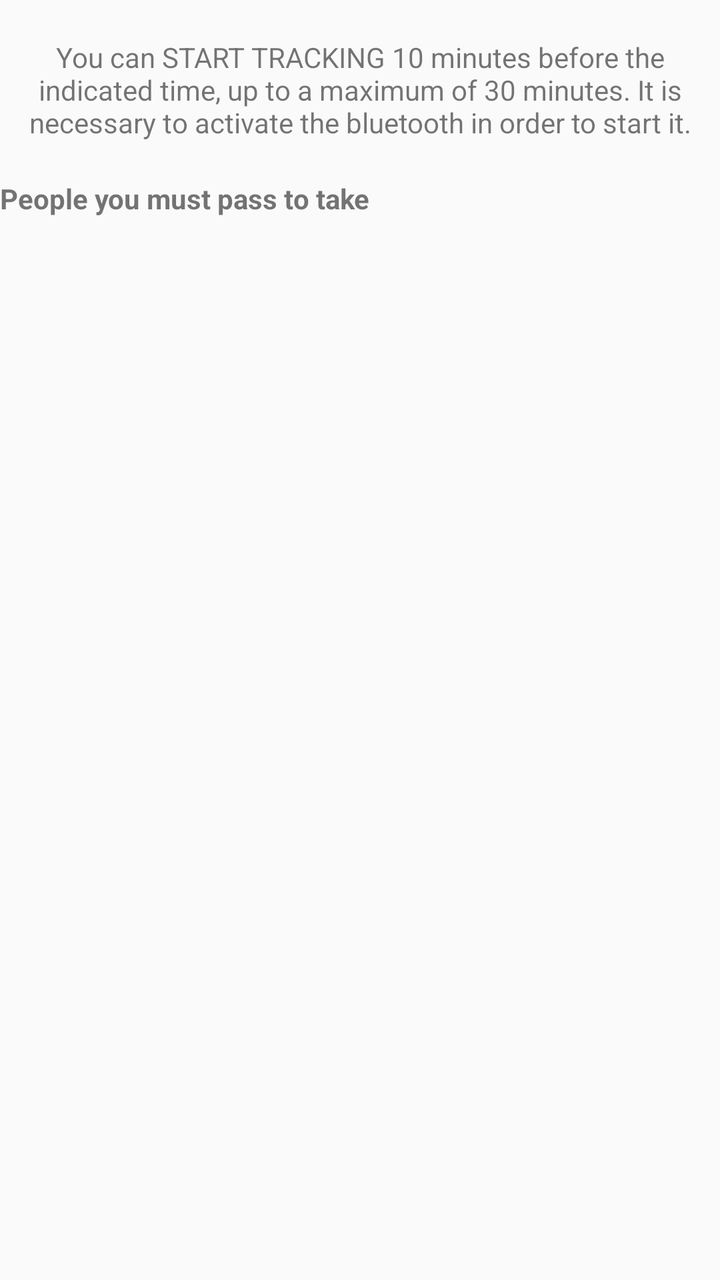
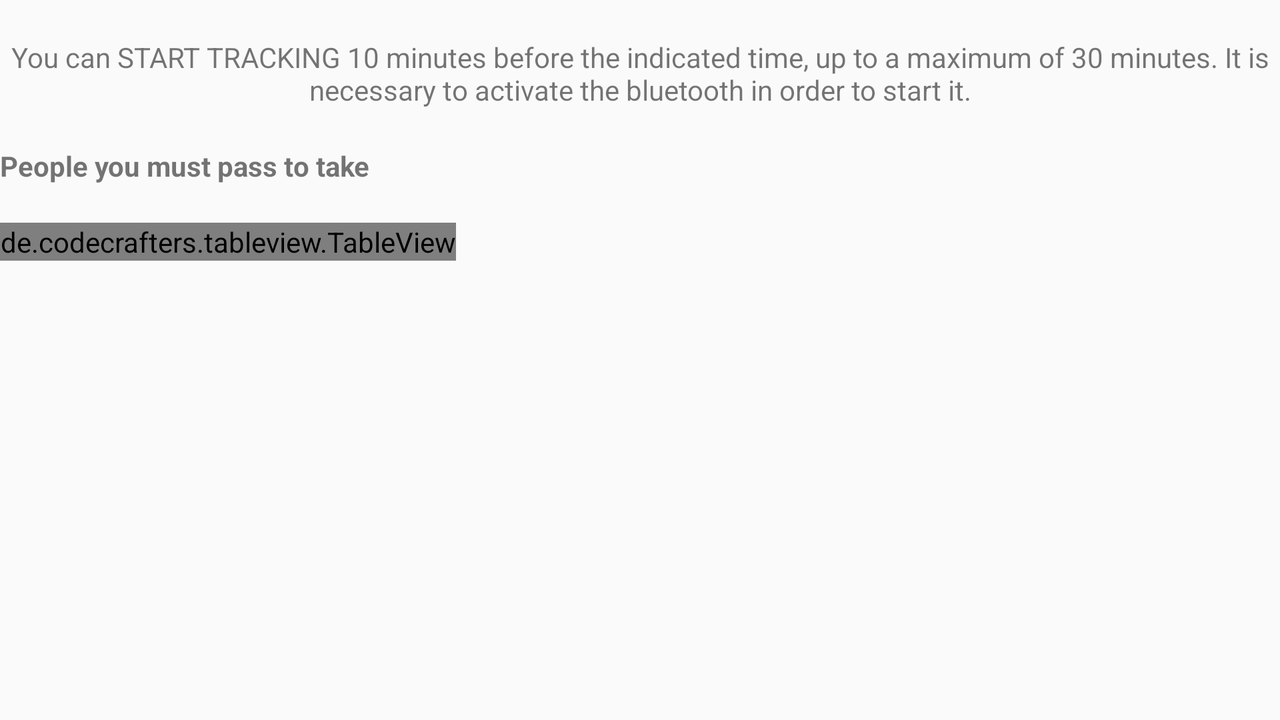

An Android layout and its configuration variant, each rendered on a device that would load it. The default file and the variant file are quoted in full after the pictures.
<!-- AndroidManifest.xml: application theme AppTheme -->
<!-- res/layout/fragment_tracking.xml -->
<?xml version="1.0" encoding="utf-8"?>
<FrameLayout xmlns:android="http://schemas.android.com/apk/res/android"
    xmlns:tools="http://schemas.android.com/tools"
    android:layout_width="match_parent"
    android:layout_height="match_parent"
    tools:context=".TrackingFragment"
    android:id="@+id/TrackingFragment">
<LinearLayout

    android:layout_width="match_parent"
    android:layout_height="wrap_content"
    android:orientation="vertical">
    
    <RelativeLayout
        android:layout_width="match_parent"
        android:layout_height="match_parent"
        android:orientation="vertical">
        <TextView
            android:layout_width="match_parent"
            android:layout_height="wrap_content"
            android:id="@+id/textViewVuota"
            android:text=""/>
        <TextView
            android:layout_width="match_parent"
            android:layout_height="wrap_content"
            android:text="@string/avviaTrackingText"
            android:layout_below="@+id/textViewVuota"
            android:layout_gravity="center"
            android:textAlignment="center"
            android:id="@+id/avviaTrackingText"/>
        <TextView
            android:layout_width="match_parent"
            android:layout_height="wrap_content"
            android:id="@+id/textViewVuota2"
            android:layout_below="@+id/avviaTrackingText"
            android:text=""/>

        <TextView
            android:layout_width="match_parent"
            android:layout_height="wrap_content"
            android:layout_below="@+id/textViewVuota2"
            android:text="@string/personeDaPrendereText"
            android:id="@+id/daPrendereText"
            android:textStyle="bold"/>
        <TextView
            android:layout_width="match_parent"
            android:layout_height="wrap_content"
            android:layout_below="@+id/daPrendereText"
            />
    </RelativeLayout>

   <RelativeLayout
       android:layout_width="match_parent"
       android:layout_height="wrap_content"
       android:id="@+id/dinamic"
       android:orientation="vertical">

   </RelativeLayout>






</LinearLayout>

</FrameLayout>
<!-- resources referenced by this layout -->
<resources>
  <string name="avviaTrackingText">You can START TRACKING 10 minutes before the indicated time, up to a maximum of 30 minutes. It is necessary to activate the bluetooth in order to start it.</string>
  <string name="personeDaPrendereText">People you must pass to take</string>
  <style name="AppTheme" parent="Theme.AppCompat.Light.DarkActionBar">
          
          <item name="colorPrimary">@color/colorPrimary</item>
          <item name="colorPrimaryDark">@color/colorPrimaryDark</item>
          <item name="colorAccent">@color/colorAccent</item>
  
      </style>
  <color name="colorPrimary">#3F51B5</color>
  <color name="colorPrimaryDark">#303F9F</color>
  <color name="colorAccent">#FF4081</color>
</resources>
<!-- res/layout-land/fragment_tracking.xml (the repository's variant of the layout above) -->
<!-- drawn on the phone turned sideways -->
<?xml version="1.0" encoding="utf-8"?>
<FrameLayout xmlns:android="http://schemas.android.com/apk/res/android"
    xmlns:tools="http://schemas.android.com/tools"
    android:layout_width="match_parent"
    android:layout_height="match_parent"
    tools:context=".Fragment.TrackingFragment"
    android:id="@+id/TrackingFragment">
    <LinearLayout

        android:layout_width="match_parent"
        android:layout_height="wrap_content"
        android:orientation="vertical">
        
        <RelativeLayout
            android:layout_width="match_parent"
            android:layout_height="match_parent"
            android:id="@+id/textLayout"
            android:orientation="vertical">
            <TextView
                android:layout_width="match_parent"
                android:layout_height="wrap_content"
                android:id="@+id/textViewVuota"
                android:text=""/>
            <TextView
                android:layout_width="match_parent"
                android:layout_height="wrap_content"
                android:text="@string/avviaTrackingText"
                android:layout_below="@+id/textViewVuota"
                android:layout_gravity="center"
                android:textAlignment="center"
                android:id="@+id/avviaTrackingText"/>
            <TextView
                android:layout_width="match_parent"
                android:layout_height="wrap_content"
                android:id="@+id/textViewVuota2"
                android:layout_below="@+id/avviaTrackingText"
                android:text=""/>

            <TextView
                android:layout_width="match_parent"
                android:layout_height="wrap_content"
                android:layout_below="@+id/textViewVuota2"
                android:text="@string/personeDaPrendereText"
                android:id="@+id/daPrendereText"
                android:textStyle="bold"/>
            <TextView
                android:layout_width="match_parent"
                android:layout_height="wrap_content"
                android:layout_below="@+id/daPrendereText"
                />

        </RelativeLayout>

        <de.codecrafters.tableview.TableView

            android:id="@+id/Tabellatracking"
            android:layout_width="wrap_content"
            android:layout_height="wrap_content"
            android:layout_below="@id/textLayout"
            android:layout_weight="1">
            <Button
                android:id="@+id/buttonTracking"
                android:layout_width="wrap_content"
                android:layout_height="wrap_content"
                android:layout_weight="0.5"
                android:text="@string/avvia"
                android:layout_gravity="center"
                android:background="@drawable/button_shape_normal"
                android:backgroundTint="@color/tint_botton"
                android:textColor="@color/etichettabottoni"/>
        </de.codecrafters.tableview.TableView>





        <RelativeLayout
            android:layout_width="match_parent"
            android:layout_height="wrap_content"
            android:id="@+id/dinamic"

            android:orientation="vertical">

        </RelativeLayout>






    </LinearLayout>

</FrameLayout>
<!-- resources referenced by the variant -->
<!-- as the phone turned sideways resolves them -->
<resources>
  <color name="etichettabottoni">#ffffff</color>
  <!-- drawable button_shape_normal (drawable) -->
  <?xml version="1.0" encoding="utf-8"?>
  <shape xmlns:android="http://schemas.android.com/apk/res/android"
      android:shape="rectangle">
      <corners android:radius="@dimen/button_corners_width"/>
      <solid android:color="@color/button_ot_pressed_color"/>
      <stroke
          android:color="@color/blank"
          android:width="@dimen/botton_stroke_whidth"/>
  
  </shape>
  <string name="avvia">Starts</string>
  <string name="avviaTrackingText">You can START TRACKING 10 minutes before the indicated time, up to a maximum of 30 minutes. It is necessary to activate the bluetooth in order to start it.</string>
  <string name="personeDaPrendereText">People you must pass to take</string>
  <style name="AppTheme" parent="Theme.AppCompat.Light.DarkActionBar">
          
          <item name="colorPrimary">@color/colorPrimary</item>
          <item name="colorPrimaryDark">@color/colorPrimaryDark</item>
          <item name="colorAccent">@color/colorAccent</item>
  
      </style>
  <dimen name="button_corners_width">20dp</dimen>
  <color name="button_ot_pressed_color">#006000</color>
  <color name="blank">#001000</color>
  <dimen name="botton_stroke_whidth">1dp</dimen>
  <color name="colorPrimary">#3F51B5</color>
  <color name="colorPrimaryDark">#303F9F</color>
  <color name="colorAccent">#FF4081</color>
</resources>
